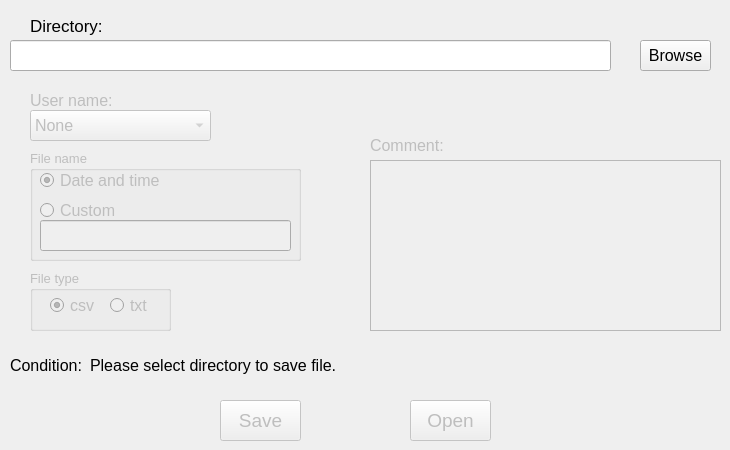
                <widget class="QWidget" name="tab_23">
                 <attribute name="title">
                  <string>Other</string>
                 </attribute>
                 <widget class="QLabel" name="label_28">
                  <property name="geometry">
                   <rect>
                    <x>30</x>
                    <y>10</y>
                    <width>171</width>
                    <height>31</height>
                   </rect>
                  </property>
                  <property name="font">
                   <font>
                    <pointsize>13</pointsize>
                   </font>
                  </property>
                  <property name="text">
                   <string>Directory:</string>
                  </property>
                 </widget>
                 <widget class="QLineEdit" name="lineEditK2_directory_O">
                  <property name="geometry">
                   <rect>
                    <x>10</x>
                    <y>40</y>
                    <width>601</width>
                    <height>31</height>
                   </rect>
                  </property>
                  <property name="font">
                   <font>
                    <pointsize>12</pointsize>
                   </font>
                  </property>
                  <property name="text">
                   <string/>
                  </property>
                 </widget>
                 <widget class="QPushButton" name="pushButtonK2_browse_save_O">
                  <property name="geometry">
                   <rect>
                    <x>640</x>
                    <y>40</y>
                    <width>71</width>
                    <height>31</height>
                   </rect>
                  </property>
                  <property name="font">
                   <font>
                    <pointsize>12</pointsize>
                   </font>
                  </property>
                  <property name="text">
                   <string>Browse</string>
                  </property>
                 </widget>
                 <widget class="QGroupBox" name="groupBoxK2_File_Type_O">
                  <property name="enabled">
                   <bool>false</bool>
                  </property>
                  <property name="geometry">
                   <rect>
                    <x>30</x>
                    <y>270</y>
                    <width>141</width>
                    <height>61</height>
                   </rect>
                  </property>
                  <property name="font">
                   <font>
                    <pointsize>10</pointsize>
                   </font>
                  </property>
                  <property name="title">
                   <string>File type</string>
                  </property>
                  <widget class="QRadioButton" name="radioButtonK2_csv_O">
                   <property name="geometry">
                    <rect>
                     <x>20</x>
                     <y>20</y>
                     <width>61</width>
                     <height>31</height>
                    </rect>
                   </property>
                   <property name="font">
                    <font>
                     <pointsize>12</pointsize>
                    </font>
                   </property>
                   <property name="acceptDrops">
                    <bool>false</bool>
                   </property>
                   <property name="autoFillBackground">
                    <bool>false</bool>
                   </property>
                   <property name="text">
                    <string>csv</string>
                   </property>
                   <property name="checked">
                    <bool>true</bool>
                   </property>
                  </widget>
                  <widget class="QRadioButton" name="radioButtonK2_txt_O">
                   <property name="geometry">
                    <rect>
                     <x>80</x>
                     <y>20</y>
                     <width>61</width>
                     <height>31</height>
                    </rect>
                   </property>
                   <property name="font">
                    <font>
                     <pointsize>12</pointsize>
                    </font>
                   </property>
                   <property name="text">
                    <string>txt</string>
                   </property>
                  </widget>
                 </widget>
                 <widget class="QGroupBox" name="groupBoxK2_Filename_O">
                  <property name="enabled">
                   <bool>false</bool>
                  </property>
                  <property name="geometry">
                   <rect>
                    <x>30</x>
                    <y>150</y>
                    <width>271</width>
                    <height>111</height>
                   </rect>
                  </property>
                  <property name="font">
                   <font>
                    <pointsize>10</pointsize>
                   </font>
                  </property>
                  <property name="title">
                   <string>File name</string>
                  </property>
                  <widget class="QRadioButton" name="radioButtonK2_Timename_O">
                   <property name="geometry">
                    <rect>
                     <x>10</x>
                     <y>20</y>
                     <width>151</width>
                     <height>21</height>
                    </rect>
                   </property>
                   <property name="font">
                    <font>
                     <pointsize>12</pointsize>
                    </font>
                   </property>
                   <property name="text">
                    <string>Date and time</string>
                   </property>
                   <property name="checked">
                    <bool>true</bool>
                   </property>
                  </widget>
                  <widget class="QRadioButton" name="radioButtonK2_Custom_Name_O">
                   <property name="geometry">
                    <rect>
                     <x>10</x>
                     <y>50</y>
                     <width>121</width>
                     <height>21</height>
                    </rect>
                   </property>
                   <property name="font">
                    <font>
                     <pointsize>12</pointsize>
                    </font>
                   </property>
                   <property name="text">
                    <string>Custom</string>
                   </property>
                  </widget>
                  <widget class="QLineEdit" name="lineEditK2_Custom_Name_O">
                   <property name="enabled">
                    <bool>false</bool>
                   </property>
                   <property name="geometry">
                    <rect>
                     <x>10</x>
                     <y>70</y>
                     <width>251</width>
                     <height>31</height>
                    </rect>
                   </property>
                   <property name="font">
                    <font>
                     <pointsize>12</pointsize>
                    </font>
                   </property>
                  </widget>
                 </widget>
                 <widget class="QLabel" name="labelK2_comment_O">
                  <property name="enabled">
                   <bool>false</bool>
                  </property>
                  <property name="geometry">
                   <rect>
                    <x>370</x>
                    <y>130</y>
                    <width>91</width>
                    <height>31</height>
                   </rect>
                  </property>
                  <property name="font">
                   <font>
                    <pointsize>12</pointsize>
                   </font>
                  </property>
                  <property name="text">
                   <string>Comment:</string>
                  </property>
                 </widget>
                 <widget class="QTextEdit" name="textEditK2_comment_O">
                  <property name="enabled">
                   <bool>false</bool>
                  </property>
                  <property name="geometry">
                   <rect>
                    <x>370</x>
                    <y>160</y>
                    <width>351</width>
                    <height>171</height>
                   </rect>
                  </property>
                 </widget>
                 <widget class="QPushButton" name="pushButtonK2_Save_O">
                  <property name="enabled">
                   <bool>false</bool>
                  </property>
                  <property name="geometry">
                   <rect>
                    <x>220</x>
                    <y>400</y>
                    <width>81</width>
                    <height>41</height>
                   </rect>
                  </property>
                  <property name="font">
                   <font>
                    <pointsize>14</pointsize>
                   </font>
                  </property>
                  <property name="text">
                   <string>Save</string>
                  </property>
                 </widget>
                 <widget class="QPushButton" name="pushButtonK2_Open_O">
                  <property name="enabled">
                   <bool>false</bool>
                  </property>
                  <property name="geometry">
                   <rect>
                    <x>410</x>
                    <y>400</y>
                    <width>81</width>
                    <height>41</height>
                   </rect>
                  </property>
                  <property name="font">
                   <font>
                    <pointsize>14</pointsize>
                   </font>
                  </property>
                  <property name="text">
                   <string>Open</string>
                  </property>
                 </widget>
                 <widget class="QLabel" name="labelK2_condition_O">
                  <property name="geometry">
                   <rect>
                    <x>90</x>
                    <y>350</y>
                    <width>631</width>
                    <height>31</height>
                   </rect>
                  </property>
                  <property name="font">
                   <font>
                    <pointsize>12</pointsize>
                   </font>
                  </property>
                  <property name="text">
                   <string>Please select directory to save file.</string>
                  </property>
                 </widget>
                 <widget class="QLabel" name="label_25">
                  <property name="geometry">
                   <rect>
                    <x>10</x>
                    <y>350</y>
                    <width>81</width>
                    <height>31</height>
                   </rect>
                  </property>
                  <property name="font">
                   <font>
                    <pointsize>12</pointsize>
                   </font>
                  </property>
                  <property name="text">
                   <string>Condition:</string>
                  </property>
                 </widget>
                 <widget class="QLabel" name="labelK2_username_O">
                  <property name="enabled">
                   <bool>false</bool>
                  </property>
                  <property name="geometry">
                   <rect>
                    <x>30</x>
                    <y>90</y>
                    <width>121</width>
                    <height>21</height>
                   </rect>
                  </property>
                  <property name="font">
                   <font>
                    <pointsize>12</pointsize>
                   </font>
                  </property>
                  <property name="text">
                   <string>User name:</string>
                  </property>
                 </widget>
                 <widget class="QComboBox" name="comboBoxK2_Name_Folder_O">
                  <property name="enabled">
                   <bool>false</bool>
                  </property>
                  <property name="geometry">
                   <rect>
                    <x>30</x>
                    <y>110</y>
                    <width>181</width>
                    <height>31</height>
                   </rect>
                  </property>
                  <property name="font">
                   <font>
                    <pointsize>12</pointsize>
                   </font>
                  </property>
                  <item>
                   <property name="text">
                    <string>None</string>
                   </property>
                  </item>
                  <item>
                   <property name="text">
                    <string>Horimbere</string>
                   </property>
                  </item>
                  <item>
                   <property name="text">
                    <string>Sell</string>
                   </property>
                  </item>
                  <item>
                   <property name="text">
                    <string>Snyder</string>
                   </property>
                  </item>
                  <item>
                   <property name="text">
                    <string>Tran</string>
                   </property>
                  </item>
                  <item>
                   <property name="text">
                    <string>Vannucci</string>
                   </property>
                  </item>
                  <item>
                   <property name="text">
                    <string>Wang</string>
                   </property>
                  </item>
                  <item>
                   <property name="text">
                    <string>Williams</string>
                   </property>
                  </item>
                 </widget>
                </widget>
